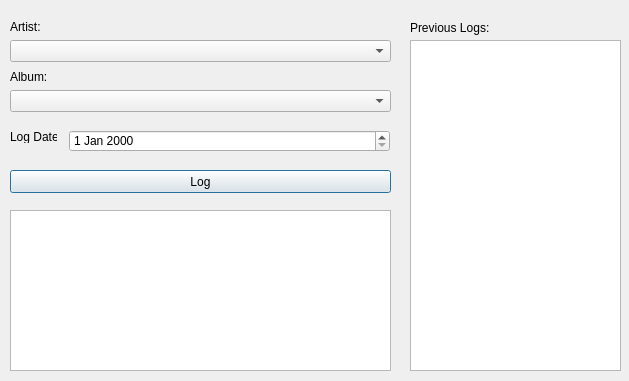
<?xml version="1.0" encoding="UTF-8"?>
<ui version="4.0">
 <class>Dialog</class>
 <widget class="QDialog" name="Dialog">
  <property name="geometry">
   <rect>
    <x>0</x>
    <y>0</y>
    <width>629</width>
    <height>381</height>
   </rect>
  </property>
  <property name="sizePolicy">
   <sizepolicy hsizetype="Expanding" vsizetype="Expanding">
    <horstretch>0</horstretch>
    <verstretch>0</verstretch>
   </sizepolicy>
  </property>
  <property name="windowTitle">
   <string>Quick Log</string>
  </property>
  <widget class="QComboBox" name="cmbArt">
   <property name="geometry">
    <rect>
     <x>10</x>
     <y>40</y>
     <width>381</width>
     <height>22</height>
    </rect>
   </property>
  </widget>
  <widget class="QComboBox" name="cmbAlb">
   <property name="geometry">
    <rect>
     <x>10</x>
     <y>90</y>
     <width>381</width>
     <height>22</height>
    </rect>
   </property>
  </widget>
  <widget class="QDateEdit" name="logDate">
   <property name="geometry">
    <rect>
     <x>69</x>
     <y>130</y>
     <width>321</width>
     <height>22</height>
    </rect>
   </property>
  </widget>
  <widget class="QLabel" name="label">
   <property name="geometry">
    <rect>
     <x>10</x>
     <y>20</y>
     <width>47</width>
     <height>13</height>
    </rect>
   </property>
   <property name="text">
    <string>Artist:</string>
   </property>
  </widget>
  <widget class="QLabel" name="label_2">
   <property name="geometry">
    <rect>
     <x>10</x>
     <y>70</y>
     <width>47</width>
     <height>13</height>
    </rect>
   </property>
   <property name="text">
    <string>Album:</string>
   </property>
  </widget>
  <widget class="QLabel" name="label_3">
   <property name="geometry">
    <rect>
     <x>10</x>
     <y>130</y>
     <width>47</width>
     <height>13</height>
    </rect>
   </property>
   <property name="text">
    <string>Log Date:</string>
   </property>
  </widget>
  <widget class="QPushButton" name="cmdLog">
   <property name="geometry">
    <rect>
     <x>10</x>
     <y>170</y>
     <width>381</width>
     <height>23</height>
    </rect>
   </property>
   <property name="text">
    <string>Log</string>
   </property>
  </widget>
  <widget class="QListWidget" name="lstLog">
   <property name="geometry">
    <rect>
     <x>10</x>
     <y>210</y>
     <width>381</width>
     <height>161</height>
    </rect>
   </property>
   <property name="maximumSize">
    <size>
     <width>381</width>
     <height>371</height>
    </size>
   </property>
  </widget>
  <widget class="QLabel" name="label_4">
   <property name="geometry">
    <rect>
     <x>410</x>
     <y>20</y>
     <width>101</width>
     <height>16</height>
    </rect>
   </property>
   <property name="text">
    <string>Previous Logs:</string>
   </property>
  </widget>
  <widget class="QListWidget" name="lstHistory">
   <property name="geometry">
    <rect>
     <x>410</x>
     <y>40</y>
     <width>211</width>
     <height>331</height>
    </rect>
   </property>
   <property name="horizontalScrollBarPolicy">
    <enum>Qt::ScrollBarAlwaysOff</enum>
   </property>
  </widget>
 </widget>
 <resources/>
 <connections/>
</ui>
